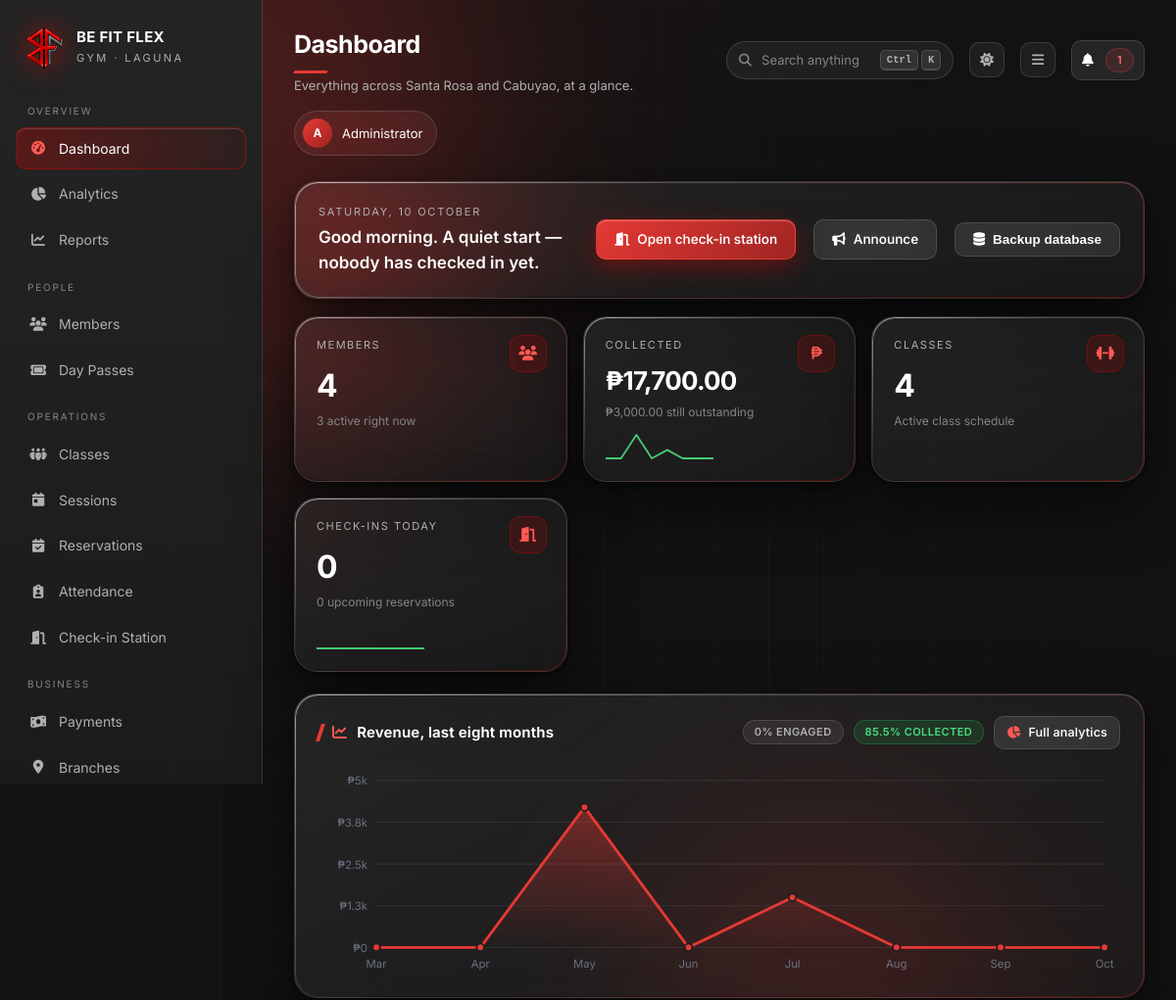
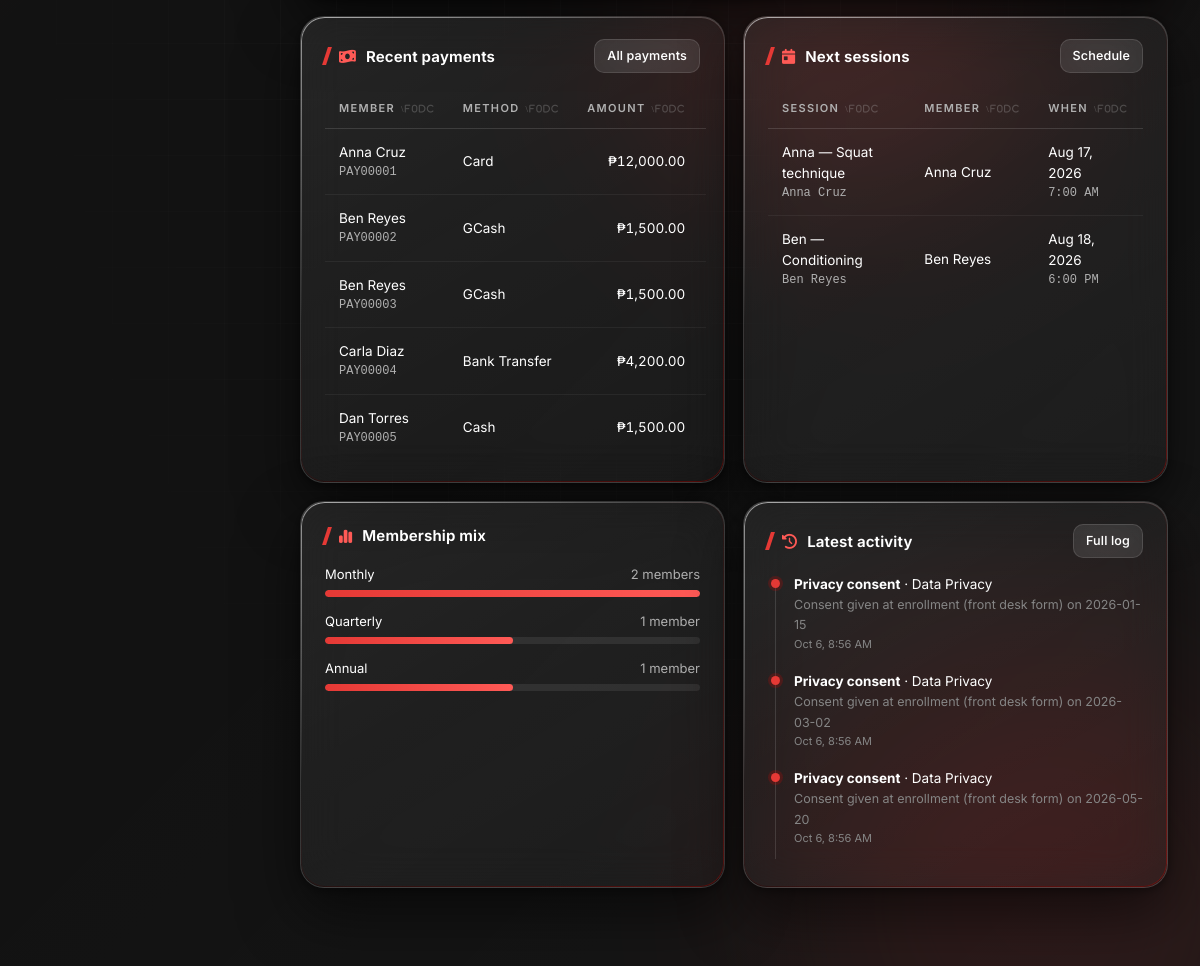
Page /admin/dashboard.php (signed in) on the committed database (2 pictures, top to bottom).
### tables this page shows
CREATE TABLE payments (
    payment_id VARCHAR(50) PRIMARY KEY,
    member_id VARCHAR(50) NOT NULL,
    session_id VARCHAR(50),
    amount DECIMAL(10,2) NOT NULL,
    payment_method ENUM('Cash','Card','GCash','Bank Transfer','Maya') NOT NULL,
    payment_status ENUM('Paid','Pending','Overdue') NOT NULL DEFAULT 'Pending',
    payment_date DATE,
    notes LONGTEXT NULL,
    created_at TIMESTAMP DEFAULT CURRENT_TIMESTAMP,
    updated_at TIMESTAMP DEFAULT CURRENT_TIMESTAMP ON UPDATE CURRENT_TIMESTAMP,
    FOREIGN KEY (member_id) REFERENCES members(member_id) ON DELETE CASCADE,
    FOREIGN KEY (session_id) REFERENCES sessions(session_id) ON DELETE SET NULL,
    INDEX idx_member_id (member_id), INDEX idx_payment_status (payment_status), INDEX idx_payment_date (payment_date)
);

CREATE TABLE members (
    member_id VARCHAR(50) PRIMARY KEY,
    user_id INT NOT NULL UNIQUE,
    member_name VARCHAR(255) NOT NULL,
    contact_number VARCHAR(20) NOT NULL,
    contact_number_encrypted TEXT NULL,
    email VARCHAR(255) NOT NULL,
    membership_type ENUM('Monthly','Quarterly','Annual') NOT NULL,
    join_date DATE NOT NULL,
    out_date DATE NULL,
    status ENUM('Active','Inactive','Expired') NOT NULL DEFAULT 'Active',
    created_at TIMESTAMP DEFAULT CURRENT_TIMESTAMP,
    updated_at TIMESTAMP DEFAULT CURRENT_TIMESTAMP ON UPDATE CURRENT_TIMESTAMP,
    FOREIGN KEY (user_id) REFERENCES users(user_id) ON DELETE CASCADE,
    INDEX idx_status (status), INDEX idx_member_name (member_name), INDEX idx_email (email)
);

CREATE TABLE sessions (
    session_id VARCHAR(50) PRIMARY KEY,
    session_name VARCHAR(255) NOT NULL,
    session_date DATE NOT NULL,
    session_time TIME NOT NULL,
    day_of_week VARCHAR(20) NOT NULL,
    session_plan LONGTEXT NOT NULL,
    member_id VARCHAR(50),
    session_status ENUM('Scheduled','Completed','Cancelled') NOT NULL DEFAULT 'Scheduled',
    created_at TIMESTAMP DEFAULT CURRENT_TIMESTAMP,
    updated_at TIMESTAMP DEFAULT CURRENT_TIMESTAMP ON UPDATE CURRENT_TIMESTAMP,
    FOREIGN KEY (member_id) REFERENCES members(member_id) ON DELETE SET NULL,
    INDEX idx_session_date (session_date), INDEX idx_session_status (session_status)
);

CREATE TABLE activity_log (
    log_id INT PRIMARY KEY AUTO_INCREMENT,
    user_id INT NOT NULL,
    action VARCHAR(100) NOT NULL,
    module VARCHAR(100) NOT NULL,
    details LONGTEXT,
    created_at TIMESTAMP DEFAULT CURRENT_TIMESTAMP,
    FOREIGN KEY (user_id) REFERENCES users(user_id) ON DELETE CASCADE,
    INDEX idx_user_id (user_id), INDEX idx_created_at (created_at)
);

### includes/Analytics.php (called while the page is built, shortened)
<?php
final class Analytics
{
    public static function remember(string $key, callable $fn, int $ttl = 60): mixed
    {
        $file = dirname(__DIR__) . '/cache/' . preg_replace('/[^a-z0-9_]/i', '_', $key) . '.json';
        $value = $fn();
        return $value;
    }
    public static function snapshot(): array
    {
        return self::remember('snapshot', static function (): array {
            $s = db()->query($sql)->fetch() ?: [];
            $total   = max(1, (int) ($s['members_total'] ?? 0));
            $active  = (int) ($s['members_active'] ?? 0);
            $rev     = (float) ($s['revenue_total'] ?? 0);
            $mtd     = (float) ($s['revenue_mtd'] ?? 0);
            $prev    = (float) ($s['revenue_prev_month'] ?? 0);
            $s['retention_pct']   = round($active / $total * 100, 1);
            $s['churn_pct']       = round(100 - ($active / $total * 100), 1);
            $s['arpu']            = round($rev / $total, 2);
            $s['engagement_pct']  = round(((int) ($s['actives_30d'] ?? 0)) / $total * 100, 1);
            $s['visits_per_head'] = round(((int) ($s['visits_30d'] ?? 0)) / max(1, $active), 1);
            $s['revenue_mom_pct'] = $prev > 0 ? round(($mtd - $prev) / $prev * 100, 1) : null;
            $s['visits_wow_pct']  = ((int) ($s['visits_prev_30d'] ?? 0)) > 0
                ? round((((int) $s['visits_30d']) - ((int) $s['visits_prev_30d'])) / ((int) $s['visits_prev_30d']) * 100, 1)
                : null;
            $s['collection_pct']  = ($rev + (float) $s['outstanding']) > 0
                ? round($rev / ($rev + (float) $s['outstanding']) * 100, 1) : 100.0;
            $mrr = (float) db()->query(
                "SELECT COALESCE(SUM(CASE membership_type
                        WHEN 'Monthly'   THEN 1500
                        WHEN 'Quarterly' THEN 4200/3
                        WHEN 'Annual'    THEN 12000/12 END),0)
                   FROM members WHERE status='Active'"
            )->fetchColumn();
            $s['mrr'] = round($mrr, 2);
            $tenure = (float) db()->query(
                'SELECT COALESCE(AVG(TIMESTAMPDIFF(MONTH, join_date, COALESCE(out_date, CURDATE()))),0) FROM members'
            )->fetchColumn();
            $s['avg_tenure_months'] = round($tenure, 1);
            $s['ltv'] = round(($mrr / max(1, $active)) * max(1, $tenure), 2);
            return $s;
        }, 45);
    }
    public static function revenueSeries(int $months = 12): array
    {
        return self::remember('revenue_' . $months, static function () use ($months): array {
            $raw = rows(
                "SELECT DATE_FORMAT(payment_date,'%Y-%m') ym, SUM(amount) total, COUNT(*) n
                   FROM payments
                  WHERE payment_status='Paid' AND payment_date IS NOT NULL
                    AND payment_date >= DATE_SUB(DATE_FORMAT(CURDATE(),'%Y-%m-01'), INTERVAL ? MONTH)
                  GROUP BY ym ORDER BY ym",
                [$months - 1]
            );
            $byMonth = [];
            foreach ($raw as $r) {
                $byMonth[$r['ym']] = ['total' => (float) $r['total'], 'n' => (int) $r['n']];
            }
            $out = [];
            for ($i = $months - 1; $i >= 0; $i--) {
                $ym = date('Y-m', strtotime("-{$i} months"));
                $out[] = [
                    'ym'    => $ym,
                    'label' => date('M', strtotime($ym . '-01')),
                    'total' => $byMonth[$ym]['total'] ?? 0.0,
                    'n'     => $byMonth[$ym]['n'] ?? 0,
                ];
            }
            return $out;
        }, 120);
    }
    public static function visitSeries(int $days = 30): array
    {
        return self::remember('visits_' . $days, static function () use ($days): array {
            $raw = rows(
                'SELECT attendance_date d, COUNT(*) n FROM attendance
                  WHERE attendance_date >= DATE_SUB(CURDATE(), INTERVAL ? DAY)
                  GROUP BY d',
                [$days - 1]
            );
            $by = [];
            foreach ($raw as $r) {
                $by[$r['d']] = (int) $r['n'];
            }
            $out = [];
            for ($i = $days - 1; $i >= 0; $i--) {
                $d = date('Y-m-d', strtotime("-{$i} days"));
                $out[] = ['d' => $d, 'label' => date('j', strtotime($d)), 'total' => $by[$d] ?? 0];
            }
            return $out;
        }, 120);
    }
}

### config/db.php (called while the page is built, shortened)
<?php
function db(): PDO
{
    static $pdo = null;
    if ($pdo instanceof PDO) {
        return $pdo;
    }
    $dsn = sprintf('mysql:host=%s;port=%s;dbname=%s;charset=utf8mb4', DB['host'], DB['port'], DB['name']);
    try {
        $pdo = new PDO($dsn, DB['user'], DB['pass'], [
            PDO::ATTR_ERRMODE            => PDO::ERRMODE_EXCEPTION,
            PDO::ATTR_DEFAULT_FETCH_MODE => PDO::FETCH_ASSOC,
            PDO::ATTR_EMULATE_PREPARES   => false,
        ]);
    } catch (PDOException $e) {
        http_response_code(500);
        echo '<!doctype html><meta charset="utf-8">'
           . '<div style="font:16px system-ui;background:#0a0a0a;color:#eee;padding:40px;height:100vh">'
           . '<h1 style="color:#E10600">Database connection failed</h1>'
           . '<p>MySQL is not reachable, or the database has not been imported yet.</p>'
           . '<ol><li>Start <b>MySQL</b> in the XAMPP Control Panel</li>'
           . '<li>Import <code>database/befitflex_gym.sql</code> through phpMyAdmin</li>'
           . '<li>Check the credentials in <code>config/db.php</code></li></ol>'
           . '<p style="color:#888">' . htmlspecialchars($e->getMessage()) . '</p></div>';
        exit;
    }
    return $pdo;
}

### includes/helpers.php (called while the page is built, shortened)
<?php
function e(mixed $v): string
{
    return htmlspecialchars((string) $v, ENT_QUOTES, 'UTF-8');
}
function money(float|string|null $v): string
{
    return '&#8369;' . number_format((float) $v, 2);
}
function dt(?string $v, string $fmt = 'M j, Y'): string
{
    $ts = strtotime($v);
    return $ts ? date($fmt, $ts) : '—';
}
function timeh(?string $v): string
{
    return $v ? date('g:i A', strtotime($v)) : '—';
}
function unread_count(int $userId): int
{
    $s = db()->prepare('SELECT COUNT(*) FROM notifications WHERE user_id = ? AND is_read = 0');
    $s->execute([$userId]);
    return (int) $s->fetchColumn();
}
function stmt(string $sql): PDOStatement
{
    static $cache = [];
    return $cache[$sql] ??= db()->prepare($sql);
}
function rows(string $sql, array $args = []): array
{
    $s = stmt($sql);
    $s->execute($args);
    $r = $s->fetchAll();
    return $r;
}

### admin/dashboard.php (the view, shortened to what this page needs)
<?php
$s = Analytics::snapshot();
$totalMembers  = (int) $s['members_total'];
$activeMembers = (int) $s['members_active'];
$classes       = (int) $s['classes_active'];
$revenue       = (float) $s['revenue_total'];
$outstanding   = (float) $s['outstanding'];
$todayCheckins = (int) $s['checkins_today'];
$upcoming      = (int) $s['bookings_upcoming'];
$revSeries   = Analytics::revenueSeries(8);
$visitSeries = Analytics::visitSeries(14);
$revSpark    = array_map(static fn($r) => (float) $r['total'], $revSeries);
$visitSpark  = array_map(static fn($r) => (float) $r['total'], $visitSeries);
$byType = rows('SELECT membership_type, COUNT(*) n FROM members GROUP BY membership_type');
$maxType = max(array_map(fn($r) => (int) $r['n'], $byType ?: [['n' => 1]]));
$recentPayments = rows(
    'SELECT p.*, m.member_name FROM payments p
       JOIN members m ON m.member_id = p.member_id
     ORDER BY p.created_at DESC LIMIT 6'
);
$nextSessions = rows(
    "SELECT s.*, m.member_name
       FROM sessions s
       LEFT JOIN members  m ON m.member_id  = s.member_id
      WHERE s.session_status = 'Scheduled'
      ORDER BY s.session_date, s.session_time LIMIT 6"
);
$recentLog = rows(
    'SELECT a.*, u.email FROM activity_log a JOIN users u ON u.user_id = a.user_id
     ORDER BY a.created_at DESC LIMIT 7'
);
include __DIR__ . '/../includes/header.php';
?>
<div class="panel glass" style="display:flex;align-items:center;gap:18px;flex-wrap:wrap">
  <div style="flex:1;min-width:240px">
    <div style="font-size:11px;letter-spacing:.16em;text-transform:uppercase;color:var(--muted)">
      <?= date('l, j F') ?></div>
    <div style="font-size:17px;font-weight:600;margin-top:4px">
      <?php
        $h = (int) date('G');
        echo $h < 12 ? 'Good morning' : ($h < 18 ? 'Good afternoon' : 'Good evening');
      ?>. <?php
        $bits = [];
        echo $bits ? e(ucfirst(implode(', ', $bits))) . '.' : 'A quiet start — nobody has checked in yet.';
      ?>
    </div>
  </div>
  <a class="btn red" href="../kiosk.php"><i class="fa-solid fa-door-open"></i> Open check-in station</a>
  <a class="btn" href="announcements.php"><i class="fa-solid fa-bullhorn"></i> Announce</a>
  <form method="post" action="backup.php" style="display:inline">
    <button class="btn" type="submit"><i class="fa-solid fa-database"></i> Backup database</button>
  </form>
</div>
<div class="stats">
  <div class="stat glass hover dashboard-clickable" id="activeMembersCard" role="button" tabindex="0" aria-label="Show active members">
    <div class="ico"><i class="fa-solid fa-users"></i></div>
    <div class="label">Members</div>
    <div class="value"><?= $totalMembers ?></div>
    <div class="note"><?= $activeMembers ?> active right now</div>
  </div>
  <div class="stat glass hover">
    <div class="ico"><i class="fa-solid fa-peso-sign"></i></div>
    <div class="label">Collected</div>
    <div class="value" style="font-size:26px"><?= money($revenue) ?></div>
    <div class="note"><?= money($outstanding) ?> still outstanding</div>
    <?= Chart::spark($revSpark) ?>
  </div>
  <div class="stat glass hover">
    <div class="ico"><i class="fa-solid fa-dumbbell"></i></div>
    <div class="label">Classes</div>
    <div class="value"><?= $classes ?></div>
    <div class="note">Active class schedule</div>
  </div>
  <div class="stat glass hover">
    <div class="ico"><i class="fa-solid fa-door-open"></i></div>
    <div class="label">Check-ins today</div>
    <div class="value"><?= $todayCheckins ?></div>
    <div class="note"><?= $upcoming ?> upcoming reservations</div>
    <?= Chart::spark($visitSpark) ?>
  </div>
</div>
<div class="panel glass">
  <h2><i class="fa-solid fa-chart-line"></i> Revenue, last eight months
    <span class="chip mute"><?= $s['engagement_pct'] ?>% engaged</span>
    <span class="chip <?= $s['collection_pct'] >= 80 ? 'ok' : 'warn' ?>"><?= $s['collection_pct'] ?>% collected</span>
    <a class="btn sm" href="analytics.php"><i class="fa-solid fa-chart-pie"></i> Full analytics</a>
  </h2>
  <?= Chart::area($revSeries, ['h' => 190, 'format' => 'peso']) ?>
</div>
<div class="grid c2">
  <div class="panel glass">
    <h2><i class="fa-solid fa-money-bill-wave"></i> Recent payments
      <a class="btn sm" href="payments.php">All payments</a>
    </h2>
    <?php if (!$recentPayments): ?>
      <div class="empty"><i class="fa-solid fa-receipt"></i>No payments recorded yet.</div>
    <?php else: ?>
      <div class="table-wrap"><table>
        <thead><tr><th>Member</th><th>Method</th><th class="num">Amount</th><th>Status</th></tr></thead>
        <tbody>
        <?php foreach ($recentPayments as $p): ?>
          <tr>
            <td><?= e($p['member_name']) ?><div class="mono"><?= e($p['payment_id']) ?></div></td>
            <td><?= e($p['payment_method']) ?></td>
            <td class="num"><?= money($p['amount']) ?></td>
            <td><?= badge($p['payment_status']) ?></td>
          </tr>
        <?php endforeach; ?>
        </tbody>
      </table></div>
    <?php endif; ?>
  </div>
  <div class="panel glass">
    <h2><i class="fa-solid fa-calendar-day"></i> Next sessions
      <a class="btn sm" href="sessions.php">Schedule</a>
    </h2>
    <?php if (!$nextSessions): ?>
      <div class="empty"><i class="fa-solid fa-calendar-xmark"></i>Nothing scheduled.</div>
    <?php else: ?>
      <div class="table-wrap"><table>
        <thead><tr><th>Session</th><th>Member</th><th>When</th></tr></thead>
        <tbody>
        <?php foreach ($nextSessions as $s): ?>
          <tr>
            <td><?= e($s['session_name']) ?><div class="mono"><?= e($s['member_name'] ?? 'Open') ?></div></td>
            <td><?= e($s['member_name'] ?? '—') ?></td>
            <td><?= dt($s['session_date']) ?><div class="mono"><?= timeh($s['session_time']) ?></div></td>
          </tr>
        <?php endforeach; ?>
        </tbody>
      </table></div>
    <?php endif; ?>
  </div>
</div>
<div class="grid c2">
  <div class="panel glass">
    <h2><i class="fa-solid fa-chart-simple"></i> Membership mix</h2>
    <?php foreach ($byType as $t): ?>
      <div style="margin-bottom:14px">
        <div style="display:flex;justify-content:space-between;font-size:13px;margin-bottom:6px">
          <span><?= e($t['membership_type']) ?></span>
          <span style="color:var(--muted)"><?= (int) $t['n'] ?> member<?= $t['n'] == 1 ? '' : 's' ?></span>
        </div>
        <div class="bar"><span style="width:<?= $maxType ? round($t['n'] / $maxType * 100) : 0 ?>%"></span></div>
      </div>
    <?php endforeach; ?>
  </div>
  <div class="panel glass">
    <h2><i class="fa-solid fa-clock-rotate-left"></i> Latest activity
      <a class="btn sm" href="activity-log.php">Full log</a>
    </h2>
    <?php if (!$recentLog): ?>
      <div class="empty"><i class="fa-solid fa-clock"></i>No activity recorded.</div>
    <?php else: ?>
      <div class="timeline">
        <?php foreach ($recentLog as $l): ?>
          <div class="tl-item">
            <div style="font-size:13.5px"><b><?= e($l['action']) ?></b> · <?= e($l['module']) ?></div>
            <div class="note"><?= e($l['details'] ?: $l['email']) ?></div>
            <div class="when"><?= dt($l['created_at'], 'M j, g:i A') ?></div>
          </div>
        <?php endforeach; ?>
      </div>
    <?php endif; ?>
  </div>
</div>
<?php include __DIR__ . '/../includes/footer.php'; ?>

### rows in the picture
payments: member.member_name "Anna Cruz", payment_id "PAY00001", payment_method "Card", amount "₱12,000.00"
payments: member.member_name "Ben Reyes", payment_id "PAY00002", payment_method "GCash", amount "₱1,500.00"
payments: member.member_name "Ben Reyes", payment_id "PAY00003", payment_method "GCash", amount "₱1,500.00"
payments: member.member_name "Carla Diaz", payment_id "PAY00004", payment_method "Bank Transfer", amount "₱4,200.00"
payments: member.member_name "Dan Torres", payment_id "PAY00005", payment_method "Cash", amount "₱1,500.00"
sessions: session_name "Anna — Squat technique", member.member_name "Anna Cruz", session_date "Aug 17, 2026", session_time "7:00 AM"
sessions: session_name "Ben — Conditioning", member.member_name "Ben Reyes", session_date "Aug 18, 2026", session_time "6:00 PM"
activity_log: action "Privacy consent", module "Data Privacy", details "Consent given at enrollment (front desk form) on 2026-01-15", created_at "Oct 6, 8:56 AM"
activity_log: action "Privacy consent", module "Data Privacy", details "Consent given at enrollment (front desk form) on 2026-03-02", created_at "Oct 6, 8:56 AM"
activity_log: action "Privacy consent", module "Data Privacy", details "Consent given at enrollment (front desk form) on 2026-05-20", created_at "Oct 6, 8:56 AM"

### other values in the picture
$group "OVERVIEW"
$label "Dashboard"
$label "Analytics"
$label "Reports"
$group "PEOPLE"
$label "Members"
$label "Day Passes"
$group "OPERATIONS"
$label "Classes"
$label "Sessions"
$label "Reservations"
$label "Attendance"
$label "Check-in Station"
$group "BUSINESS"
$label "Payments"
